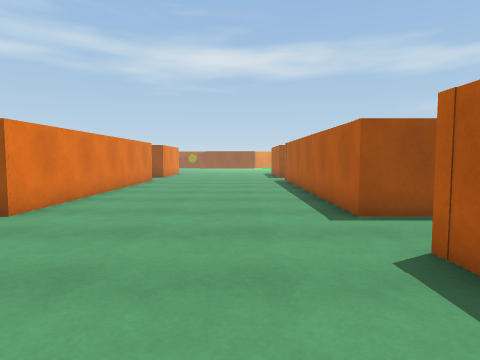
view 1 (above)

19 first-person views from a walk through a scene from a Unity 3-D project. The camera is 1.2 m above the floor, tilts 4° down and sees 75° across. The floor is counted in squares, 1 m on a side. Each view is taken from the middle of a square. On the plan, view 1 faces up. The plan holds only what a view shows up to about 13 squares ahead; the rest is blank. The place goes on beyond the plan. The player is left out. Surface patterns are stand-ins for the level's own textures.

view 2
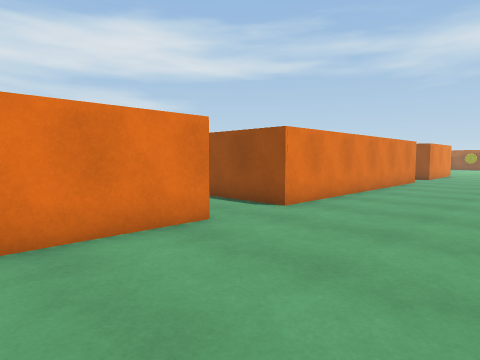

view 3
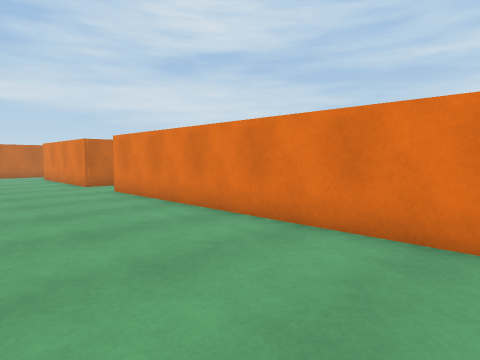

view 4
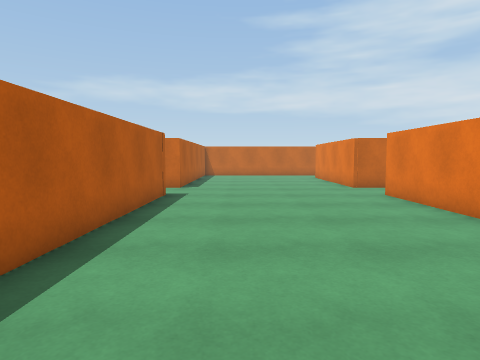

view 5
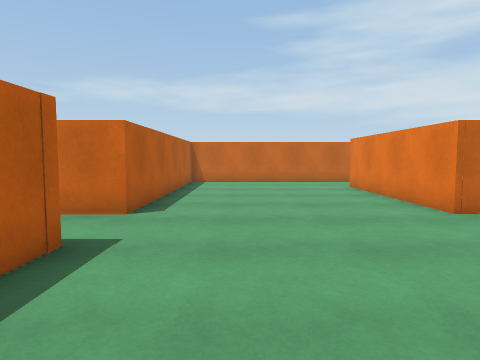

view 6
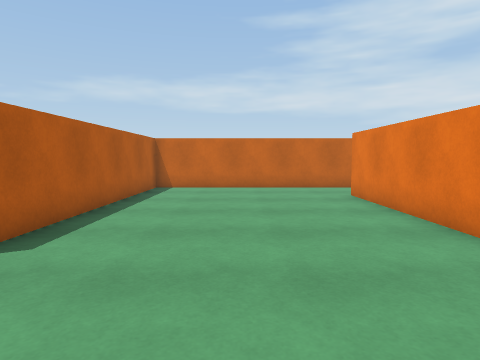

view 7
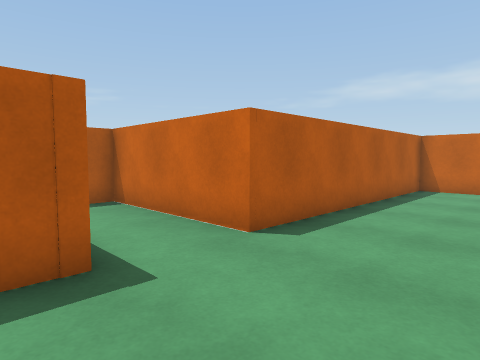

view 8
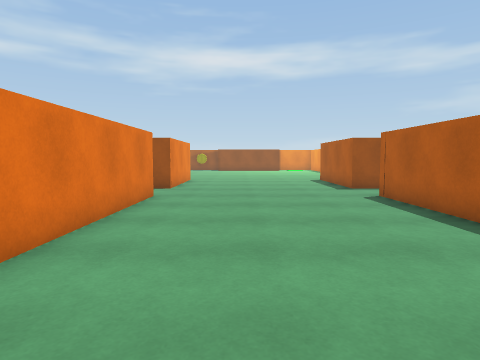

view 9
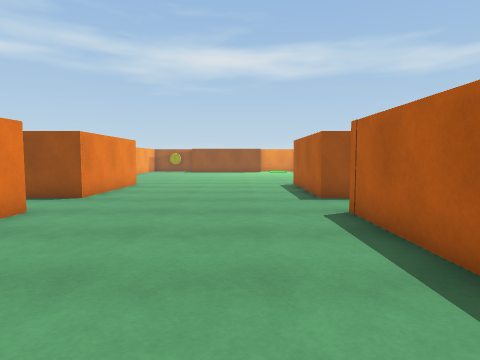

view 10
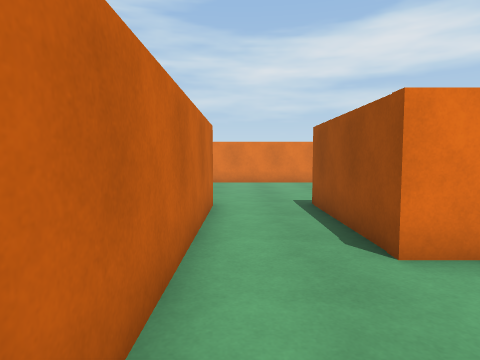

view 11
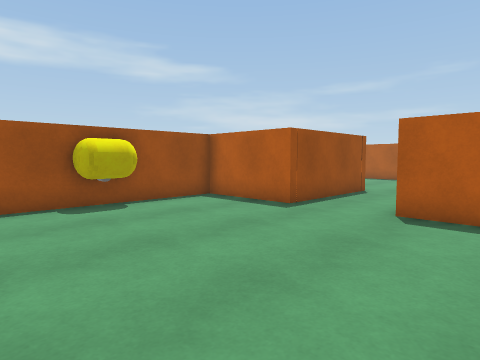

view 12
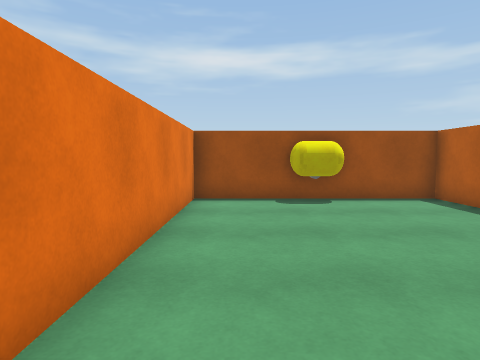

view 13
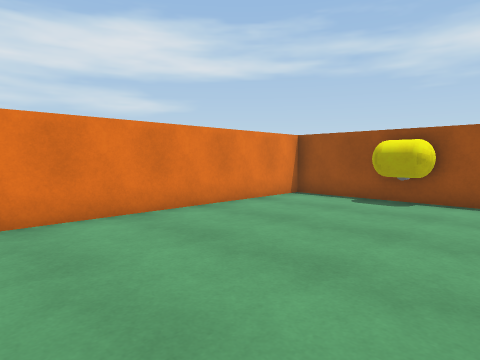

view 14
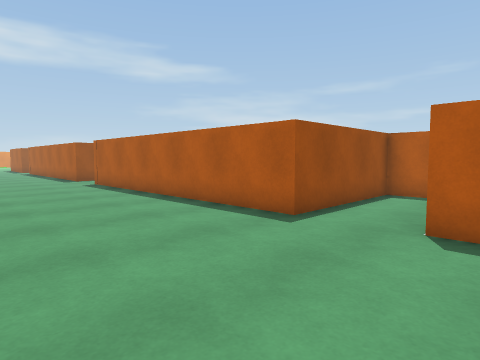

view 15
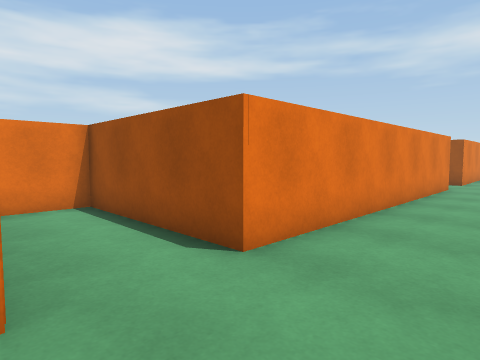

view 16
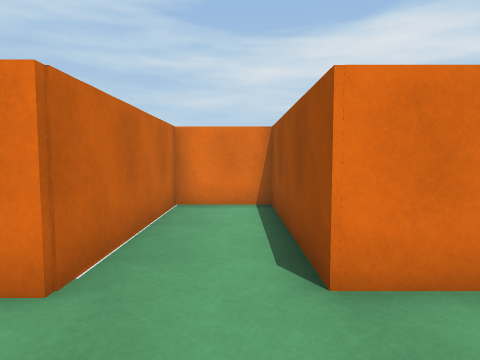

view 17
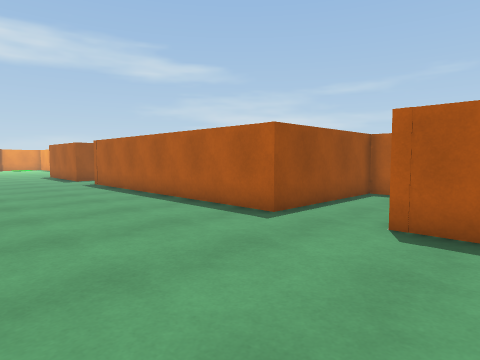

view 18
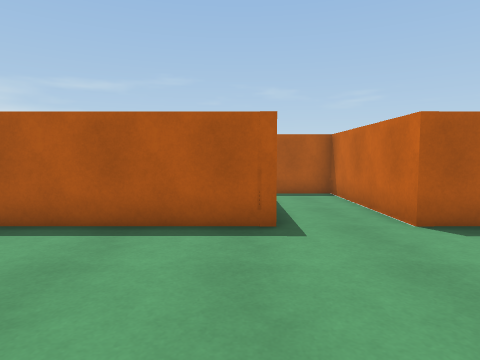

view 19
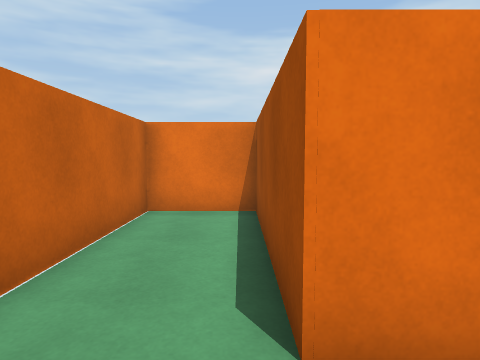

### Floor plan
Points are (right, up) in squares from view 1. A wall is a line through its corners. A room is listed if a view was taken in it or the views show most of it. See-through windows are left out.
Room 1 (views 1, 2, 3, 4, 5, 6, 7, 8, 9, 10, 14, 15, 16, 17, 18, 19)
walls: (-4.7, 4) (-4.7, -7.2) (-10, -7.2) (-10, -9.6) (-4.7, -9.6) (-4.7, -16.1); (-4.7, 17) (-4.7, 6.4) (-10, 6.4) (-10, 3.9) (-5.6, 3.9); (3.6, 19.4) (2.4, 19.4) (2.4, 22.5); (-4.7, 22.5) (-4.7, 19.4) (-6.5, 19.4); (-3.6, -18.7) (2.4, -18.7) (2.4, -9.6) (7.6, -9.6) (7.6, -7.2) (2.4, -7.2) (2.4, 3.9) (7.6, 3.9) (7.6, 6.4) (2.4, 6.4) (2.4, 17)
ways out: opening at (-4.5, -17.5) to room 2
Room 2 (views 11, 12, 13)
walls: (-8.8, -18.7) (-3.6, -18.7); (-9.2, -20.2) (-9.2, -18.6); (-4.7, -16.1) (-9.2, -16.1) (-9.2, -12.8) (-16.4, -12.8) (-16.4, -21.2)
ways out: opening at (-4.5, -17.5) to room 1

Where each view was taken, in squares from view 1:
view 1: 0 up, 0 right, facing up
view 2: 0 up, 0 right, facing up-left
view 3: 4 up, 0 right, facing down-left
view 4: 3 up, 0 right, facing down
view 5: 3 down, 0 right, facing down
view 6: 6 down, 1 left, facing down
view 7: 6 down, 1 left, facing down-right
view 8: 7 up, 2 left, facing up
view 9: 10 up, 0 right, facing up
view 10: 18 down, 1 left, facing left
view 11: 21 down, 16 left, facing up-right
view 12: 22 down, 15 left, facing up
view 13: 22 down, 10 left, facing up-left
view 14: 11 down, 3 left, facing up-right
view 15: 10 down, 2 left, facing up-left
view 16: 8 down, 2 left, facing left
view 17: 2 up, 3 left, facing up-right
view 18: 7 up, 3 left, facing right
view 19: 6 up, 3 left, facing left
